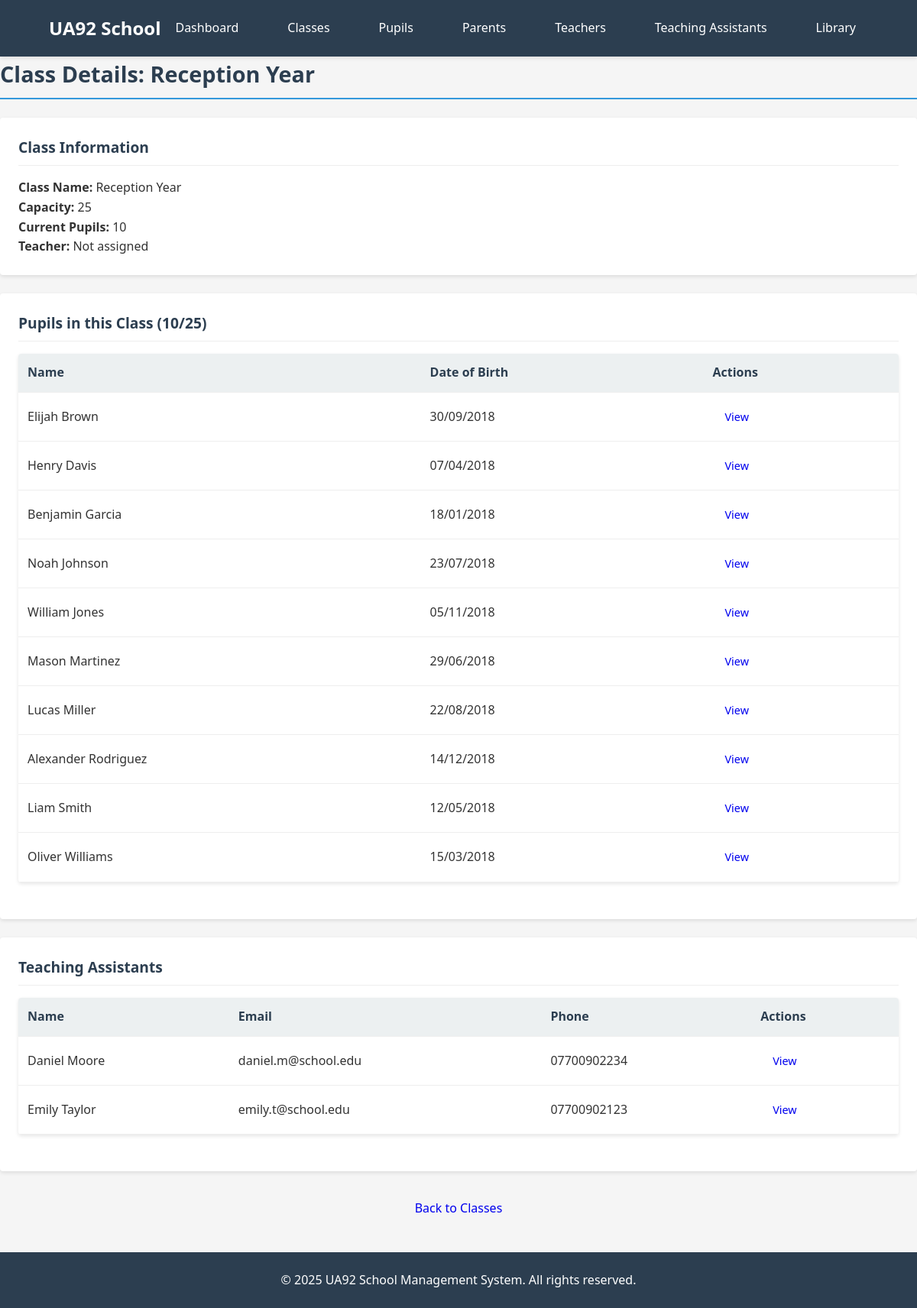
Screenshot of /class_details.php?id=1 with the database file from the repository.
### tables this page shows
CREATE TABLE `classes` (
  `class_id` int(11) NOT NULL,
  `class_name` varchar(50) NOT NULL,
  `capacity` int(11) NOT NULL,
  `teacher_id` int(11) DEFAULT NULL
);

CREATE TABLE `pupils` (
  `pupil_id` int(11) NOT NULL,
  `first_name` varchar(50) NOT NULL,
  `last_name` varchar(50) NOT NULL,
  `date_of_birth` date NOT NULL,
  `address` text NOT NULL,
  `medical_info` text DEFAULT NULL,
  `class_id` int(11) DEFAULT NULL,
  `parent1_id` int(11) DEFAULT NULL,
  `parent2_id` int(11) DEFAULT NULL
);

CREATE TABLE `teaching_assistants` (
  `ta_id` int(11) NOT NULL,
  `first_name` varchar(50) NOT NULL,
  `last_name` varchar(50) NOT NULL,
  `address` text NOT NULL,
  `phone` varchar(20) NOT NULL,
  `email` varchar(100) NOT NULL,
  `salary` decimal(10,2) NOT NULL,
  `background_check` tinyint(1) DEFAULT 0,
  `hire_date` date NOT NULL,
  `class_id` int(11) DEFAULT NULL
);

### class_details.php (the view, shortened to what this page needs)
<!DOCTYPE html>
<html lang="en">
<head>
    <link rel="stylesheet" href="styles.css">
</head>
<?php
require_once 'config.php';
$class_id = $_GET['id'];
include 'header.php';
$class = $conn->query("
    SELECT c.*, t.teacher_id, CONCAT(t.first_name, ' ', t.last_name) AS teacher_name
    FROM classes c
    LEFT JOIN teachers t ON c.teacher_id = t.teacher_id
    WHERE c.class_id = $class_id
")->fetch_assoc();
$pupils = $conn->query("
    SELECT p.*
    FROM pupils p
    WHERE p.class_id = $class_id
    ORDER BY p.last_name, p.first_name
");
$tas = $conn->query("
    SELECT ta.*
    FROM teaching_assistants ta
    WHERE ta.class_id = $class_id
    ORDER BY ta.last_name, ta.first_name
");
?>
<h1 class="section-title">Class Details: <?php echo htmlspecialchars($class['class_name']); ?></h1>
<div class="card">
    <div class="card-header">Class Information</div>
    <div class="p-3">
        <p><strong>Class Name:</strong> <?php echo htmlspecialchars($class['class_name']); ?></p>
        <p><strong>Capacity:</strong> <?php echo $class['capacity']; ?></p>
        <p><strong>Current Pupils:</strong> <?php echo $pupils->num_rows; ?></p>
        <p><strong>Teacher:</strong> <?php echo $class['teacher_name'] ? htmlspecialchars($class['teacher_name']) : 'Not assigned'; ?></p>
    </div>
</div>
<div class="card">
    <div class="card-header">Pupils in this Class (<?php echo $pupils->num_rows; ?>/<?php echo $class['capacity']; ?>)</div>
    <?php if ($pupils->num_rows > 0): ?>
        <table class="table">
            <thead>
                <tr>
                    <th>Name</th>
                    <th>Date of Birth</th>
                    <th>Actions</th>
                </tr>
            </thead>
            <tbody>
                <?php while ($pupil = $pupils->fetch_assoc()): ?>
                    <tr>
                        <td><?php echo htmlspecialchars($pupil['first_name'] . ' ' . $pupil['last_name']); ?></td>
                        <td><?php echo date('d/m/Y', strtotime($pupil['date_of_birth'])); ?></td>
                        <td>
                            <a href="pupil_details.php?id=<?php echo $pupil['pupil_id']; ?>" class="btn btn-sm">View</a>
                        </td>
                    </tr>
                <?php endwhile; ?>
            </tbody>
        </table>
    <?php else: ?>
        <div class="p-3">No pupils in this class.</div>
    <?php endif; ?>
</div>
<div class="card">
    <div class="card-header">Teaching Assistants</div>
    <?php if ($tas->num_rows > 0): ?>
        <table class="table">
            <thead>
                <tr>
                    <th>Name</th>
                    <th>Email</th>
                    <th>Phone</th>
                    <th>Actions</th>
                </tr>
            </thead>
            <tbody>
                <?php while ($ta = $tas->fetch_assoc()): ?>
                    <tr>
                        <td><?php echo htmlspecialchars($ta['first_name'] . ' ' . $ta['last_name']); ?></td>
                        <td><?php echo htmlspecialchars($ta['email']); ?></td>
                        <td><?php echo htmlspecialchars($ta['phone']); ?></td>
                        <td>
                            <a href="ta_details.php?id=<?php echo $ta['ta_id']; ?>" class="btn btn-sm">View</a>
                        </td>
                    </tr>
                <?php endwhile; ?>
            </tbody>
        </table>
    <?php else: ?>
        <div class="p-3">No teaching assistants assigned to this class.</div>
    <?php endif; ?>
</div>
<div class="text-center mt-3">
    <a href="classes.php" class="btn">Back to Classes</a>
</div>
<?php include 'footer.php'; ?>

### styles.css (style rules this page uses)
:root { --primary-color: #3498db; --secondary-color: #2980b9; --accent-color: #e74c3c; --light-color: #ecf0f1; --dark-color: #2c3e50; --success-color: #2ecc71; --warning-color: #f39c12; --danger-color: #e74c3c; --border-radius: 4px; --box-shadow: 0 2px 5px rgba(0,0,0,0.1); --transition: all 0.3s ease; }
* { margin: 0; padding: 0; box-sizing: border-box; font-family: 'Segoe UI', Tahoma, Geneva, Verdana, sans-serif; }
body { background-color: #f5f5f5; color: #333; line-height: 1.6; min-height: 100vh; }
.section-title { color: var(--dark-color); margin-bottom: 1.5rem; padding-bottom: 0.5rem; border-bottom: 2px solid var(--primary-color); font-size: 1.8rem; }
.card { background: white; border-radius: var(--border-radius); box-shadow: var(--box-shadow); padding: 1.5rem; margin-bottom: 1.5rem; transition: var(--transition); }
.card-header { font-size: 1.2rem; margin-bottom: 1rem; color: var(--dark-color); border-bottom: 1px solid #eee; padding-bottom: 0.5rem; font-weight: 600; display: flex; align-items: center; gap: 0.5rem; }
.btn { display: inline-block; padding: 0.75rem 1.5rem; border-radius: var(--border-radius); cursor: pointer; font-size: 1rem; transition: var(--transition); text-decoration: none; text-align: center; font-weight: 500; border: none; }
.btn-sm { padding: 0.5rem 1rem; font-size: 0.9rem; }
.table { width: 100%; border-collapse: collapse; margin-bottom: 1.5rem; background: white; border-radius: var(--border-radius); overflow: hidden; box-shadow: var(--box-shadow); }
.table th, .table td { padding: 0.75rem; text-align: left; border-bottom: 1px solid #eee; }
.table th { background-color: var(--light-color); font-weight: 600; color: var(--dark-color); }
.text-center { text-align: center; }
.mt-3 { margin-top: 1rem; }

### rows the page displays
classes: class_name "Reception Year", capacity "25"
pupils: first_name+last_name "Elijah Brown", date_of_birth "30/09/2018"
pupils: first_name+last_name "Henry Davis", date_of_birth "07/04/2018"
pupils: first_name+last_name "Benjamin Garcia", date_of_birth "18/01/2018"
pupils: first_name+last_name "Noah Johnson", date_of_birth "23/07/2018"
pupils: first_name+last_name "William Jones", date_of_birth "05/11/2018"
pupils: first_name+last_name "Mason Martinez", date_of_birth "29/06/2018"
pupils: first_name+last_name "Lucas Miller", date_of_birth "22/08/2018"
pupils: first_name+last_name "Alexander Rodriguez", date_of_birth "14/12/2018"
pupils: first_name+last_name "Liam Smith", date_of_birth "12/05/2018"
pupils: first_name+last_name "Oliver Williams", date_of_birth "15/03/2018"
teaching_assistants: first_name+last_name "Daniel Moore", email "daniel.m@school.edu", phone "07700902234"
teaching_assistants: first_name+last_name "Emily Taylor", email "emily.t@school.edu", phone "07700902123"

### other values shown
$pupils->num_rows "10"
